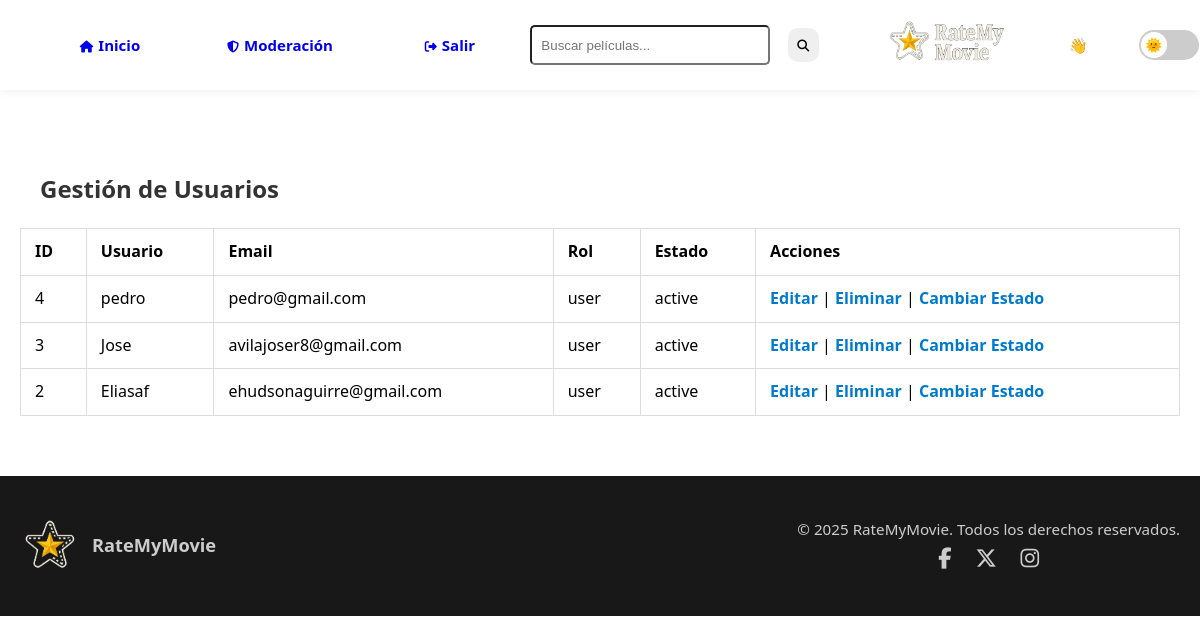
Page /admin/admin_users.php (signed in) on the committed database.
### tables this page shows
CREATE TABLE `users` (
  `id` int(11) NOT NULL,
  `username` varchar(50) NOT NULL,
  `email` varchar(100) NOT NULL,
  `password` varchar(255) NOT NULL,
  `favorite_genre` int(11) DEFAULT NULL,
  `created_at` datetime DEFAULT current_timestamp(),
  `role` varchar(20) NOT NULL DEFAULT 'user',
  `status` varchar(20) DEFAULT 'active'
);

### admin/admin_users.php (the view, shortened to what this page needs)
<?php
include dirname(__DIR__) . '/db.php';
$stmt = $pdo->prepare("SELECT * FROM users ORDER BY created_at DESC");
$stmt->execute();
$users = $stmt->fetchAll(PDO::FETCH_ASSOC);
?>
<!DOCTYPE html>
<html lang="es">
<head>
    <link rel="stylesheet" href="../css/style.css">
      <link rel="stylesheet" href="https://cdnjs.cloudflare.com/ajax/libs/font-awesome/6.5.0/css/all.min.css" />
</head>
<body>
    <?php include '../includes/navbar.php'; ?>
    <div class="container">
        <h2>Gestión de Usuarios</h2>
        <table>
            <tr>
                <th>ID</th>
                <th>Usuario</th>
                <th>Email</th>
                <th>Rol</th>
                <th>Estado</th>
                <th>Acciones</th>
            </tr>
            <?php foreach ($users as $u): ?>
            <tr>
                <td><?= $u['id'] ?></td>
                <td><?= htmlspecialchars($u['username']) ?></td>
                <td><?= htmlspecialchars($u['email']) ?></td>
                <td><?= $u['role'] ?></td>
                <td><?= $u['status'] ?></td>
                <td>
                    <a class="action-link" href="edit_user.php?id=<?= $u['id'] ?>">Editar</a> |
                    <a class="action-link" href="delete_user.php?id=<?= $u['id'] ?>" onclick="return confirm('¿Eliminar este usuario?')">Eliminar</a> |
                    <a class="action-link" href="toggle_status.php?id=<?= $u['id'] ?>">Cambiar Estado</a>
                </td>
            </tr>
            <?php endforeach ?>
        </table>
    </div>
<footer class="main-footer">
  <div class="footer-container">
    <div class="footer-logo">
   <img src="../css/logo2.png" alt="Logo" />
      <h3>RateMyMovie</h3>
    </div>
    <div class="footer-social">
      <p>© <?= date('Y') ?> RateMyMovie. Todos los derechos reservados.</p>
      <div class="social-icons">
        <a href="https://facebook.com" target="_blank" aria-label="Facebook"><i class="fab fa-facebook-f"></i></a>
        <a href="https://twitter.com" target="_blank" aria-label="Twitter"><i class="fab fa-x-twitter"></i></a>
        <a href="https://instagram.com" target="_blank" aria-label="Instagram"><i class="fab fa-instagram"></i></a>
      </div>
    </div>
  </div>
</footer>
</body>
</html>

### includes/navbar.php (shortened to what this page needs)
<nav class="navbar">
  <ul class="ul">
    <li><a href="/Semestral/index.php"><i class="fa-solid fa-house"></i>Inicio</a></li>
    <?php if (isset($_SESSION['role']) && $_SESSION['role'] === 'admin'): ?>
      <li id="cat">
        <a href="/Semestral/admin/dashboard.php"><i class="fa-solid fa-shield-halved"></i>Moderación</a>
      </li>
      <li>
        <a href="/Semestral/logout.php"><i class="fa-solid fa-right-from-bracket"></i>Salir</a>
      </li>
    <?php else: ?>
      <li><a href="/Semestral/login.php">Iniciar sesión</a></li>
    <?php endif; ?>
  </ul>
  <form method="GET" action="/Semestral/buscar.php" class="nav-search-form">
    <input class="flip-card__input" type="text" name="q" placeholder="Buscar películas..." maxlength="100" required>
    <button class="flip-card__btn" type="submit"><i class="fa-solid fa-magnifying-glass"></i></button>
  </form>
  <div class="logo">
    <a href="/Semestral/index.php"><img src="/Semestral/css/logo.png" alt="MovieMate Logo"></a>
  </div>
  <div class="user-info">
  </div>
  <div class="theme-switch-wrapper">
    <label class="theme-switch">
      <span class="slider"></span>
    </label>
  </div>
</nav>

### css/style.css (style rules this page uses)
:root { --dark-bg: #1e1e1e; --dark-card: #2f2f2f; --dark-input: #3f3f3f; --dark-navbar: #111; --dark-text: #f5f6fa; --dark-hover: #333; --light-bg: #f5f6fa; --light-card: #ffffff; --light-navbar: #273c75; --light-hover: #40739e; --light-text: #2f3640; --accent: #d81a23; --accent-hover: #b00610; }
* { margin: 0; padding: 0; box-sizing: border-box; }
body { font-family: 'Segoe UI', Arial, sans-serif; line-height: 1.6; transition: background 0.3s, color 0.3s; padding-bottom: 40px; }
h2, h3 { margin: 20px; }
nav.navbar { padding: 0 40px; height: 90px; display: flex; align-items: center; justify-content: space-between; box-shadow: 0 2px 8px rgba(0,0,0,0.06); position: sticky; top: 0; z-index: 1000; }
.ul { list-style: none; display: flex; align-items: center; gap: 30px; margin-right: 10px; }
.ul li { position: relative; border-radius: 8px; transition: background 0.3s ease; }
.ul a, #cat > a { text-decoration: none; text-align: center; font-weight: 600; font-size: 15px; padding: 8px 8px; width:130px; margin: 5px; border-radius: 6px; transition: background 0.3s ease; display: inline-block; }
nav i { font-size: 12px; margin-right: 5px; }
.flip-card__btn i { margin: 0; }
.nav-search-form { display: flex; gap: 8px; align-items: center; }
.flip-card__input { width: 240px; height: 40px; border-radius: 5px; outline: none; padding: 0.7em; transition: .4s ease-in-out; }
.flip-card__btn { align-self: center; padding: 0.7em; border-radius: 10px; border: none; margin: 10px; transition: .4s ease-in-out; cursor: pointer; }
h3 { text-align: center; margin: 20px; font-size: 30PX; }
a { text-decoration: none; }
.theme-switch-wrapper { display: flex; align-items: center; margin-left: 1rem; }
.theme-switch { position: relative; display: inline-block; width: 60px; height: 30px; }
.slider { position: absolute; cursor: pointer; top: 0; left: 0; right: 0; bottom: 0; background-color: #ccc; transition: background-color 0.4s; border-radius: 30px; }
.slider:before { position: absolute; content: '🌞'; height: 26px; width: 26px; left: 2px; bottom: 2px; background-color: white; text-align: center; line-height: 26px; font-size: 14px; border-radius: 50%; transition: 0.4s; }
.logo img { width: 240px; height:155px; object-fit: contain; border-radius: 6px; }
.user-info { font-size: 0.95em; color: white; }
.main-footer { background-color: #181818; color: #ccc; padding: 40px 20px; font-size: 0.95em; }
.footer-container { max-width: 1200px; margin: auto; display: flex; flex-wrap: wrap; justify-content: space-between; align-items: center; gap: 30px; }
.footer-logo { display: flex; align-items: center; gap: 12px; }
.footer-logo img { width: 60px; height: 60px; border-radius: 50%; }
.footer-logo h3 { font-size: 1.2em; margin: 0; }
.footer-social { text-align: center; }
.social-icons a { color: #ccc; font-size: 1.4em; margin: 0 10px; transition: color 0.3s; }

### admin/admin_users.php (style rules this page uses)
.container { max-width: 1200px; margin: 40px auto; padding: 20px; border-radius: 5px;border-radius: 5px; }
h2 { margin-bottom: 20px; color: #333; font-size: 24px; }
table { width: 100%; border-collapse: collapse; }
th, td { padding: 10px 14px; border: 1px solid #ddd; text-align: left; }
a.action-link { color: #007acc; text-decoration: none; font-weight: bold; }

### rows in the picture
users: id "4", username "pedro", email "pedro@gmail.com", role "user", status "active"
users: id "3", username "Jose", email "avilajoser8@gmail.com", role "user", status "active"
users: id "2", username "Eliasaf", email "ehudsonaguirre@gmail.com", role "user", status "active"
